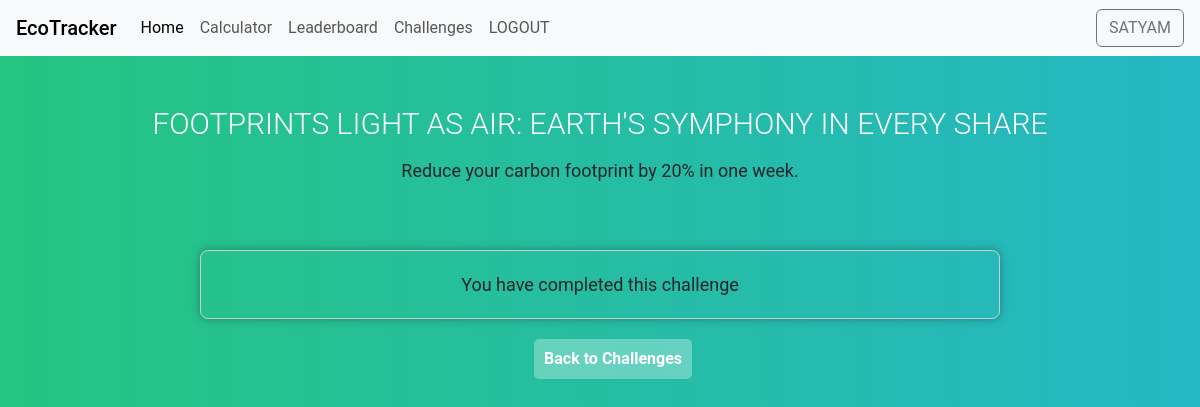
The page /log-action/1/ (signed in) on the database its author committed.
### base/models.py (models this page shows)
class SustainabilityChallenge(models.Model):
    creator = models.ForeignKey(User, on_delete=models.CASCADE, related_name='created_challenges',null=True)
    participants = models.ManyToManyField(User, related_name='joined_challenges')
    title = models.CharField(max_length=255)
    description = models.TextField()
    start_date = models.DateTimeField(null=True)
    end_date = models.DateTimeField(null=True)
    points_awarded = models.IntegerField(default=0)  # New field for awarded points

### base/views.py (the view, shortened to what this page needs)
# urls.py: path('log-action/<int:challenge_id>/',views.log_action,name='log_action'),
@login_required
def log_action(request, challenge_id):
    challenge = get_object_or_404(SustainabilityChallenge, pk=challenge_id)
    challenge_completed = UserChallenge.objects.filter(user=request.user, challenge=challenge, status='completed').exists()
    form = ChallengeLogForm(request.POST or None)
    context = {
        'form': form,
        'challenge': challenge,
        'challenge_completed': challenge_completed,
    }
    print("Rendering log_action.html")
    return render(request, 'base/log_action.html', context)

### base/templates/base/log_action.html (shortened to what this page needs)
{% extends 'main.html' %}
{% block content %}
<h1 class="lbd1" style="padding-top: 50px;">{{ challenge.title }}</h1>
<p class="lbd-content">{{ challenge.description }}</p>
{% if challenge_completed %}
<div style="padding-top: 50px;">
<div class="form-container lbd-content">
You have completed this challenge</div></div>
{% endif %}
<div style="padding-left: 44.5%; padding-top: 20px;">
<button class="css-button-arrow--green">
<a href="{% url 'challenges' %}" style="color: rgb(255, 255, 255);">Back to Challenges</a>
</button>
</div>
{% endblock content %}

### templates/navbar.html (shortened to what this page needs)
<nav class="navbar navbar-expand-lg navbar-light bg-light">
  <span class="navbar-brand ps-3 mb-0 h1">EcoTracker</span>
  <div class="collapse navbar-collapse" id="navbarTogglerDemo02">
    <ul class="navbar-nav mr-auto mt-2 mt-lg-0">
      <li class="nav-item active">
        <a class="nav-item nav-link active" href="/">Home </a>
      </li>
      <li class="nav-item">
        <a class="nav-item nav-link" href="{% url 'calculate-CF' %}">Calculator</a>
      </li>
      <li class="nav-item">
        <a class="nav-item nav-link" href="{% url 'leaderboard' %}">Leaderboard</a>
      </li>
      <li class="nav-item">
        <a class="nav-item nav-link" href="{% url 'challenges' %}">Challenges</a>
      </li>
      <li class="nav-item">
        {% if request.user.is_authenticated %}
          <a class="nav-item nav-link" href="{% url 'logout' %}">LOGOUT</a>
        {% else %}
          <a class="nav-item nav-link" href="{% url 'login' %}">LOGIN</a>
        {% endif %}
      </li>
    </ul>
    <ul class="navbar-nav ms-auto mt-2 mt-lg-0 pe-3">
    {% if request.user.is_authenticated %}
      <a class="btn btn-outline-secondary my-2 my-sm-0 text-uppercase" href="#">{{ request.user }}</a></form>
    {% endif %}
    </ul>
  </div>
</nav>

### base/static/base/styles.css (style rules this page uses)
a { text-decoration: none; }
.form-container { padding-left: 40%; }
.form-container { max-width: 800px; margin: 0 auto; padding: 20px; border: 1px solid #ccc; border-radius: 8px; box-shadow: 0 0 10px rgba(0, 0, 0, 0.3); }
body { background-color: #131720; }
.lbd1 { font-size: 30px; color: #fff; text-transform: uppercase; font-weight: 300; text-align: center; margin-bottom: 15px; }
body { background: -webkit-linear-gradient(left, #25c481, #25b7c4); background: linear-gradient(to right, #25c481, #25b7c4); font-family: 'Roboto', sans-serif; }
.lbd-content { text-align: center; font-size: 18px; }
.css-button-arrow--green { min-width: 130px; height: 40px; color: #fff; padding: 5px 10px; font-weight: bold; cursor: pointer; transition: all 0.3s ease; position: relative; display: inline-block; outline: none; overflow: hidden; border-radius: 5px; border: none; background-color: rgba(255, 255, 255, 0.3); }
.css-button-arrow--green:after { content: "\00BB"; position: absolute; opacity: 0; font-size: 20px; line-height: 40px; top: 0; right: -20px; transition: 0.4s; }

### rows shown on the page
SustainabilityChallenge: title "FOOTPRINTS LIGHT AS AIR: EARTH'S SYMPHONY IN EVERY SHARE", description "Reduce your carbon footprint by 20% in one week."

### other values the page prints
{{ request.user }} "SATYAM"
